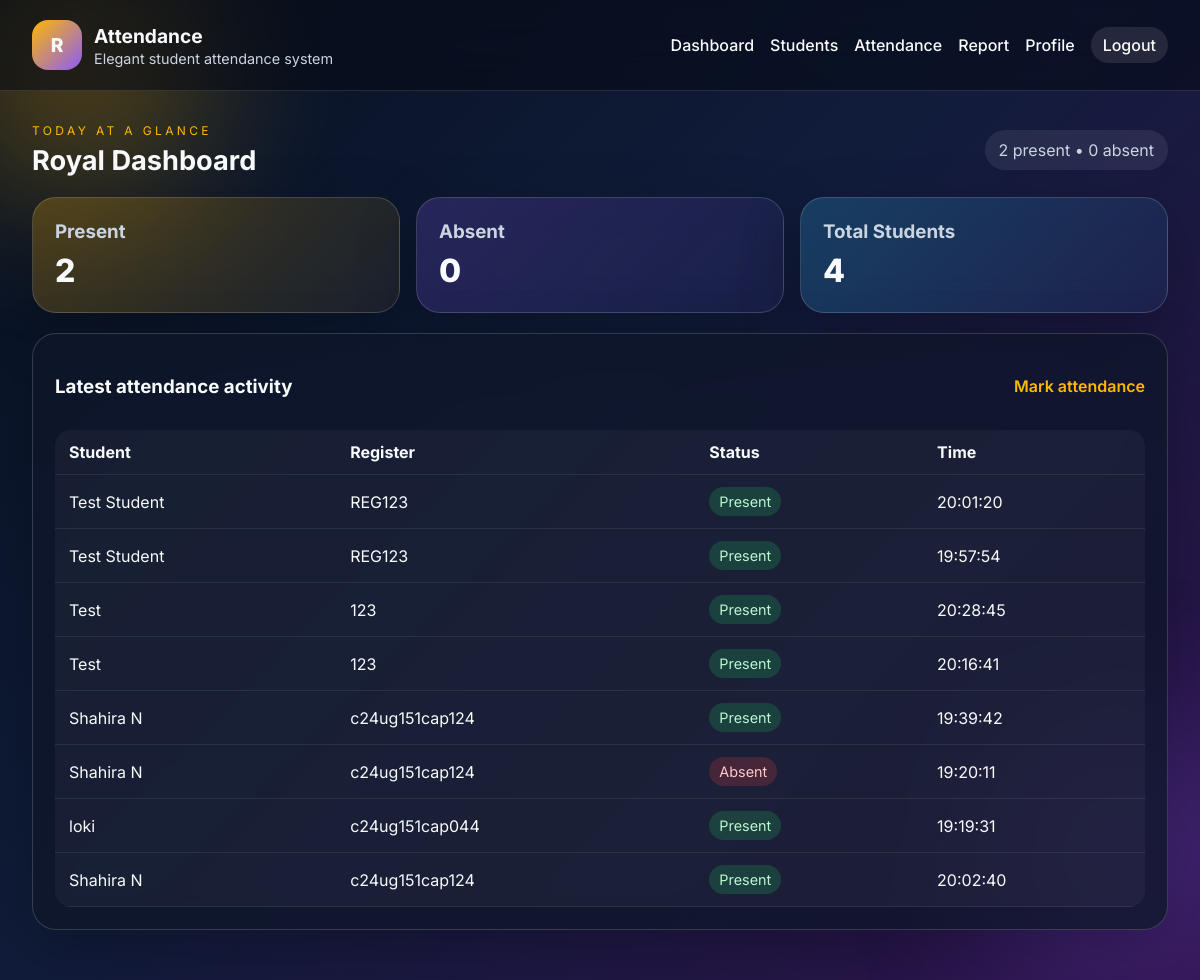
The app's page /dashboard (signed in) with its own data.
### tables this page shows
CREATE TABLE attendance (
            id INTEGER PRIMARY KEY AUTOINCREMENT,
            student_id INTEGER NOT NULL,
            attendance_date TEXT NOT NULL,
            status TEXT NOT NULL,
            marked_at TEXT NOT NULL,
            FOREIGN KEY (student_id) REFERENCES students (id)
        );

CREATE TABLE students (
            id INTEGER PRIMARY KEY AUTOINCREMENT,
            full_name TEXT NOT NULL,
            register_number TEXT NOT NULL UNIQUE,
            created_at TEXT NOT NULL DEFAULT CURRENT_TIMESTAMP
        );

### app.py (the view)
@app.route('/dashboard')
@login_required
def dashboard():
    stats = get_today_stats()
    recent = get_attendance_records(limit=8)
    return render_template('dashboard.html', stats=stats, recent=recent)

### attendance.py (called while the page is built)
def get_today_stats():
    conn = get_db_connection()
    today = datetime.now().strftime('%Y-%m-%d')
    present = conn.execute(
        'SELECT COUNT(*) as count FROM attendance WHERE attendance_date = ? AND status = ?',
        (today, 'present'),
    ).fetchone()[0]
    absent = conn.execute(
        'SELECT COUNT(*) as count FROM attendance WHERE attendance_date = ? AND status = ?',
        (today, 'absent'),
    ).fetchone()[0]
    total_students = conn.execute('SELECT COUNT(*) as count FROM students').fetchone()[0]
    conn.close()
    return {'present': present, 'absent': absent, 'total_students': total_students}

def get_attendance_records(limit=20):
    conn = get_db_connection()
    rows = conn.execute(
        '''
        SELECT a.id, a.attendance_date, a.status, a.marked_at, s.full_name, s.register_number
        FROM attendance a
        LEFT JOIN students s ON s.id = a.student_id
        ORDER BY a.id DESC
        LIMIT ?
        ''',
        (limit,),
    ).fetchall()
    conn.close()
    return [dict(row) for row in rows]

### auth.py (called while the page is built)
def login_required(view):
    @wraps(view)
    def wrapped(*args, **kwargs):
        if not session.get('user_id'):
            flash('Please log in to continue.', 'warning')
            return redirect(url_for('login'))
        return view(*args, **kwargs)
    return wrapped

### models.py (called while the page is built)
def get_db_connection():
    conn = sqlite3.connect(Config.DATABASE_PATH)
    conn.row_factory = sqlite3.Row
    return conn

### templates/dashboard.html
{% extends 'base.html' %}
{% block content %}
<div class="page-head">
    <div>
        <p class="eyebrow">Today at a glance</p>
        <h2>Royal Dashboard</h2>
    </div>
    <div class="today-pill">{{ stats.present }} present • {{ stats.absent }} absent</div>
</div>
<div class="stats-grid">
    <div class="stat-card gold">
        <h3>Present</h3>
        <p>{{ stats.present }}</p>
    </div>
    <div class="stat-card purple">
        <h3>Absent</h3>
        <p>{{ stats.absent }}</p>
    </div>
    <div class="stat-card blue">
        <h3>Total Students</h3>
        <p>{{ stats.total_students }}</p>
    </div>
</div>
<section class="panel">
    <div class="panel-head">
        <h3>Latest attendance activity</h3>
        <a href="{{ url_for('attendance') }}">Mark attendance</a>
    </div>
    <div class="table-card">
        <table>
            <thead>
                <tr>
                    <th>Student</th>
                    <th>Register</th>
                    <th>Status</th>
                    <th>Time</th>
                </tr>
            </thead>
            <tbody>
                {% for item in recent %}
                <tr>
                    <td>{{ item.full_name }}</td>
                    <td>{{ item.register_number }}</td>
                    <td><span class="status {{ item.status }}">{{ item.status }}</span></td>
                    <td>{{ item.marked_at }}</td>
                </tr>
                {% else %}
                <tr><td colspan="4">No attendance recorded yet.</td></tr>
                {% endfor %}
            </tbody>
        </table>
    </div>
</section>
{% endblock %}

### static/css/style.css (style rules this page uses)
:root { --bg: #07111f; --panel: rgba(15, 23, 42, 0.78); --border: rgba(255,255,255,0.16); --text: #f8fafc; --muted: #cbd5e1; --gold: #ffb703; --purple: #8b5cf6; --blue: #38bdf8; --green: #22c55e; --red: #ef4444; }
* { box-sizing: border-box; }
body { margin: 0; font-family: 'Inter', sans-serif; color: var(--text); background: linear-gradient(135deg, #07111f 0%, #101c3a 45%, #2f134e 100%); min-height: 100vh; overflow-x: hidden; }
.auth-hero, .auth-form, .panel, .stat-card { background: var(--panel); border: 1px solid var(--border); backdrop-filter: blur(18px); box-shadow: 0 20px 60px rgba(0,0,0,0.25); }
.page-head { display: flex; justify-content: space-between; align-items: center; margin-bottom: 20px; gap: 12px; }
.eyebrow { text-transform: uppercase; letter-spacing: 0.28em; color: var(--gold); font-size: 0.75rem; margin: 0 0 6px; }
.page-head h2 { margin: 0; font-size: 1.7rem; }
.today-pill { padding: 10px 14px; border-radius: 999px; background: rgba(255,255,255,0.08); color: var(--muted); }
.stats-grid { display: grid; grid-template-columns: repeat(3, minmax(0, 1fr)); gap: 16px; margin-bottom: 20px; }
.stat-card { padding: 22px; border-radius: 24px; }
.stat-card.gold { background: linear-gradient(135deg, rgba(255,183,3,.22), rgba(255,183,3,.06)); }
.stat-card.purple { background: linear-gradient(135deg, rgba(139,92,246,.22), rgba(139,92,246,.06)); }
.stat-card.blue { background: linear-gradient(135deg, rgba(56,189,248,.22), rgba(56,189,248,.06)); }
.stat-card h3 { margin: 0 0 8px; color: var(--muted); }
.stat-card p { font-size: 2rem; margin: 0; font-weight: 800; }
.panel { padding: 22px; border-radius: 24px; margin-bottom: 18px; }
.panel-head { display: flex; justify-content: space-between; align-items: center; margin-bottom: 14px; }
.panel-head a { color: var(--gold); text-decoration: none; font-weight: 600; }
.table-card { overflow: hidden; border-radius: 16px; background: rgba(255,255,255,0.04); }
table { width: 100%; border-collapse: collapse; }
th, td { padding: 12px 14px; text-align: left; border-bottom: 1px solid rgba(255,255,255,0.08); }
.status { display: inline-block; padding: 6px 10px; border-radius: 999px; text-transform: capitalize; font-size: 0.9rem; }
.status.present { background: rgba(34,197,94,0.2); color: #bbf7d0; }
.status.absent { background: rgba(239,68,68,0.2); color: #fecaca; }

### records on screen
attendance: full_name "Test Student", register_number "REG123", status "Present", marked_at "20:01:20"
attendance: full_name "Test Student", register_number "REG123", status "Present", marked_at "19:57:54"
attendance: full_name "Test", register_number "123", status "Present", marked_at "20:28:45"
attendance: full_name "Test", register_number "123", status "Present", marked_at "20:16:41"
attendance: full_name "Shahira N", register_number "c24ug151cap124", status "Present", marked_at "19:39:42"
attendance: full_name "Shahira N", register_number "c24ug151cap124", status "Absent", marked_at "19:20:11"
attendance: full_name "loki", register_number "c24ug151cap044", status "Present", marked_at "19:19:31"
attendance: full_name "Shahira N", register_number "c24ug151cap124", status "Present", marked_at "20:02:40"

### other values on screen
{{ stats.present }} "2"
{{ stats.absent }} "0"
{{ stats.total_students }} "4"
